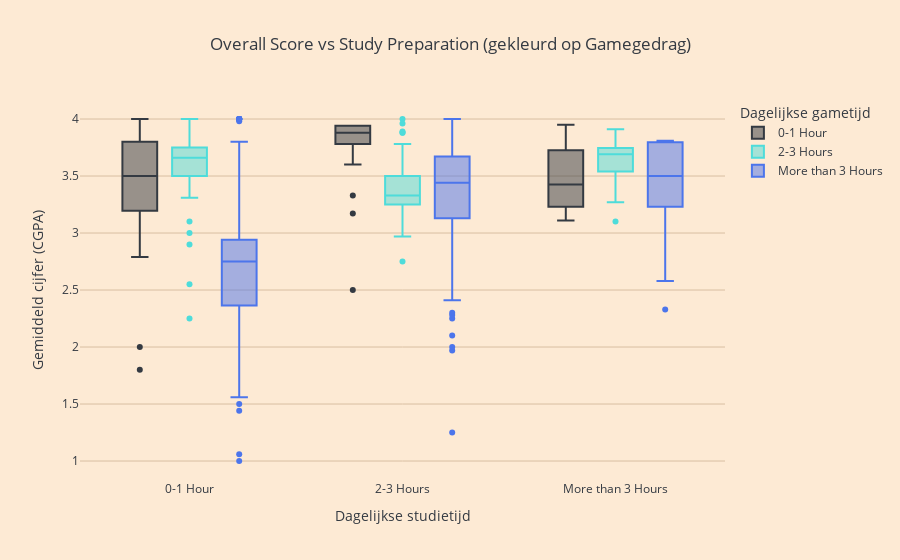

The code cell stored with this chart in its notebook:
### Markdown cell above
### 3.1.3 Argument 3 voor perspectief 1: Studie-inzet als buffer tegen negatieve effecten van gamen

Studenten die matig gamen (bijvoorbeeld 0-1 uur per dag) behalen gemiddeld hogere cijfers dan studenten die helemaal niet gamen.

### Code cell
%run InfoVisualisation3.ipynb

### Figure 1 — Plotly figure (JSON) as saved in the notebook; plotly's stock layout.template omitted (floating-point values rounded to 4 significant figures; data arrays with more than 128 entries replaced by an {"elided": "..."} marker saying what was removed)
{"data": [{"alignmentgroup": "True", "hovertemplate": "Dagelijkse gametijd=0-1 Hour<br>Dagelijkse studietijd=%{x}<br>Gemiddeld cijfer (CGPA)=%{y}<extra></extra>", "legendgroup": "0-1 Hour", "marker": {"color": "#343a42"}, "name": "0-1 Hour", "notched": false, "offsetgroup": "0-1 Hour", "orientation": "v", "showlegend": true, "type": "box", "x": ["More than 3 Hours", "0-1 Hour", "0-1 Hour", "0-1 Hour", "2-3 Hours", "0-1 Hour", "0-1 Hour", "More than 3 Hours", "0-1 Hour", "0-1 Hour", "0-1 Hour", "0-1 Hour", "2-3 Hours", "2-3 Hours", "2-3 Hours", "2-3 Hours", "0-1 Hour", "0-1 Hour", "0-1 Hour", "2-3 Hours", "2-3 Hours", "2-3 Hours", "2-3 Hours", "2-3 Hours", "2-3 Hours", "2-3 Hours", "0-1 Hour", "2-3 Hours", "2-3 Hours", "2-3 Hours", "2-3 Hours", "2-3 Hours", "2-3 Hours", "2-3 Hours", "2-3 Hours", "2-3 Hours", "2-3 Hours", "2-3 Hours", "2-3 Hours", "2-3 Hours", "More than 3 Hours", "0-1 Hour", "2-3 Hours", "2-3 Hours", "0-1 Hour", "2-3 Hours", "0-1 Hour", "More than 3 Hours", "2-3 Hours", "2-3 Hours"], "x0": " ", "xaxis": "x", "y": [3.35, 3.467, 1.8, 2.0, 2.5, 2.79, 3.0, 3.11, 3.39, 3.5, 3.5, 3.54, 3.65, 3.65, 3.78, 3.78, 3.8, 3.8, 3.84, 3.87, 3.88, 3.88, 3.88, 3.88, 3.88, 3.88, 3.93, 3.94, 3.94, 3.94, 3.94, 3.94, 3.94, 3.94, 3.94, 3.94, 3.94, 3.94, 3.94, 3.94, 3.95, 4.0, 3.33, 3.6, 3.8, 3.17, 3.5, 3.5, 3.78, 3.94], "y0": " ", "yaxis": "y"}, {"alignmentgroup": "True", "hovertemplate": "Dagelijkse gametijd=2-3 Hours<br>Dagelijkse studietijd=%{x}<br>Gemiddeld cijfer (CGPA)=%{y}<extra></extra>", "legendgroup": "2-3 Hours", "marker": {"color": "#4edcda"}, "name": "2-3 Hours", "notched": false, "offsetgroup": "2-3 Hours", "orientation": "v", "showlegend": true, "type": "box", "x": {"elided": "141 str values"}, "x0": " ", "xaxis": "x", "y": {"elided": "141 float values"}, "y0": " ", "yaxis": "y"}, {"alignmentgroup": "True", "hovertemplate": "Dagelijkse gametijd=More than 3 Hours<br>Dagelijkse studietijd=%{x}<br>Gemiddeld cijfer (CGPA)=%{y}<extra></extra>", "legendgroup": "More than 3 Hours", "marker": {"color": "#4c75eb"}, "name": "More than 3 Hours", "notched": false, "offsetgroup": "More than 3 Hours", "orientation": "v", "showlegend": true, "type": "box", "x": {"elided": "302 str values"}, "x0": " ", "xaxis": "x", "y": {"elided": "302 float values"}, "y0": " ", "yaxis": "y"}], "layout": {"autosize": true, "boxmode": "group", "legend": {"title": {"text": "Dagelijkse gametijd"}, "tracegroupgap": 0}, "title": {"text": "Overall Score vs Study Preparation (gekleurd op Gamegedrag)"}, "xaxis": {"anchor": "y", "autorange": true, "categoryarray": ["0-1 Hour", "2-3 Hours", "More than 3 Hours"], "categoryorder": "array", "domain": [0, 1], "range": [-0.5108, 2.511], "title": {"text": "Dagelijkse studietijd"}, "type": "category"}, "yaxis": {"anchor": "x", "autorange": true, "domain": [0, 1], "range": [0.8333, 4.167], "title": {"text": "Gemiddeld cijfer (CGPA)"}, "type": "linear"}}}
